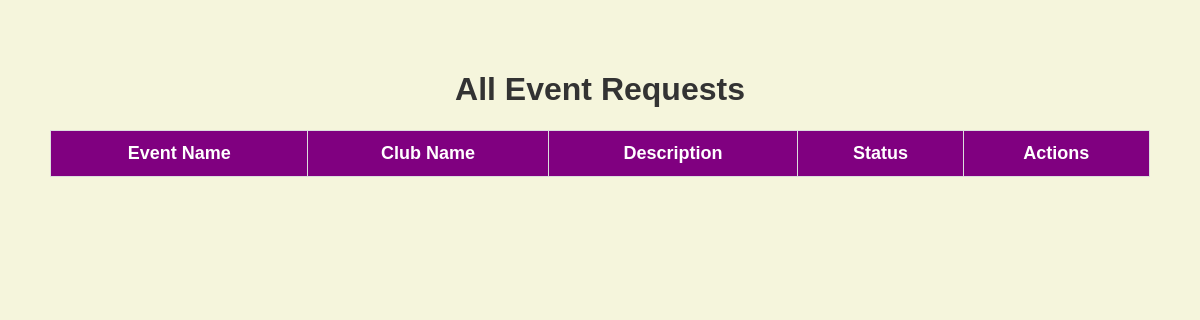
/event_requests, run on an earlier commit of the app's database.
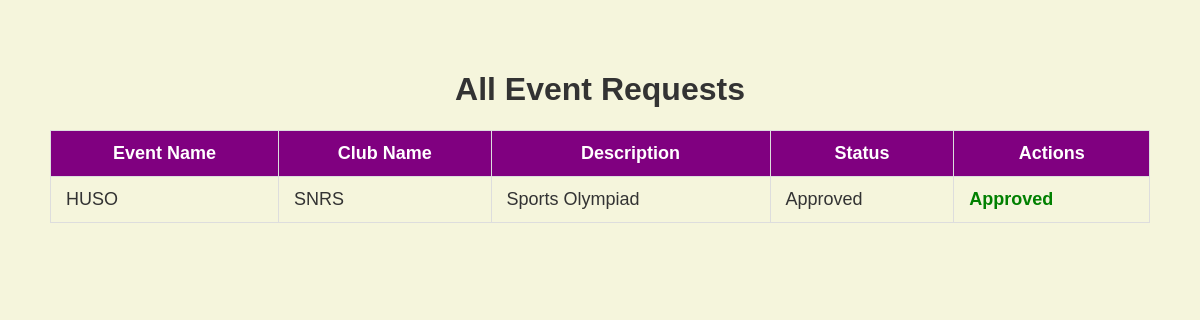
And on a later commit of the database.
### app.py (models this page shows)
class EventRequest(db.Model):
    id = db.Column(db.Integer, primary_key=True)
    club_id = db.Column(db.Integer, db.ForeignKey('club.id'))
    event_name = db.Column(db.String(100))
    event_description = db.Column(db.Text)
    event_date = db.Column(db.Date)
    event_time = db.Column(db.Time)
    location = db.Column(db.String(100))
    budget = db.Column(db.Integer)
    approved = db.Column(db.Boolean, default=False)
    club = db.relationship('Club', backref='event_requests')  # Relationship to Club model

class Club(db.Model):
    id = db.Column(db.Integer, primary_key=True)
    club_name = db.Column(db.String(100), unique=True, nullable=False)

### app.py (the view)
@app.route('/event_requests', methods=['GET', 'POST'])
def event_requests():
    all_requests = EventRequest.query.all()
    return render_template('event_requests.html', requests=all_requests)

### templates/event_requests.html (shortened to what this page needs)
<!DOCTYPE html>
<html>
<head>
    <link rel="stylesheet" href="{{ url_for('static', filename='style.css') }}">
</head>
<body>
    <div class="container">
        <h1>All Event Requests</h1>
        <table class="styled-table">
            <thead>
                <tr>
                    <th>Event Name</th>
                    <th>Club Name</th>
                    <th>Description</th>
                    <th>Status</th>
                    <th>Actions</th>
                </tr>
            </thead>
            <tbody>
                {% for req in requests %}
                <tr>
                    <td>{{ req.event_name }}</td>
                    <td>{{ req.club.club_name }}</td>
                    <td>{{ req.event_description }}</td>
                    <td>{{ 'Approved' if req.approved else 'Pending' }}</td>
                    <td>
                        {% if not req.approved %}
                            <a href="{{ url_for('approve_event', id=req.id) }}" class="btn btn-success btn-sm">Approve</a>
                            <a href="{{ url_for('reject_event', id=req.id) }}" class="btn btn-danger btn-sm">Reject</a>
                        {% else %}
                            <span class="text-success">Approved</span>
                        {% endif %}
                    </td>
                </tr>
                {% endfor %}
            </tbody>
        </table>
    </div>
</body>
</html>

### static/style.css (style rules this page uses)
body { font-family: "Trebuchet MS", sans-serif; background-color: #f5f5dc; color: #333; margin: 0; padding: 0; text-align: center; }
.container { max-width: 1200px; margin: 0 auto; padding: 50px; }
.text-success { color: green; font-weight: bold; }
.styled-table { width: 100%; border-collapse: collapse; margin: 20px 0; font-size: 18px; text-align: left; border: 1px solid #ddd; }
.styled-table th, .styled-table td { padding: 12px 15px; border: 1px solid #ddd; }
.styled-table th { background-color: #800080; color: #fff; text-align: center; }

What changed in the data, as far as the page shows it:
added EventRequest: event_name "HUSO", club.club_name "SNRS", event_description "Sports Olympiad", approved "Approved"
